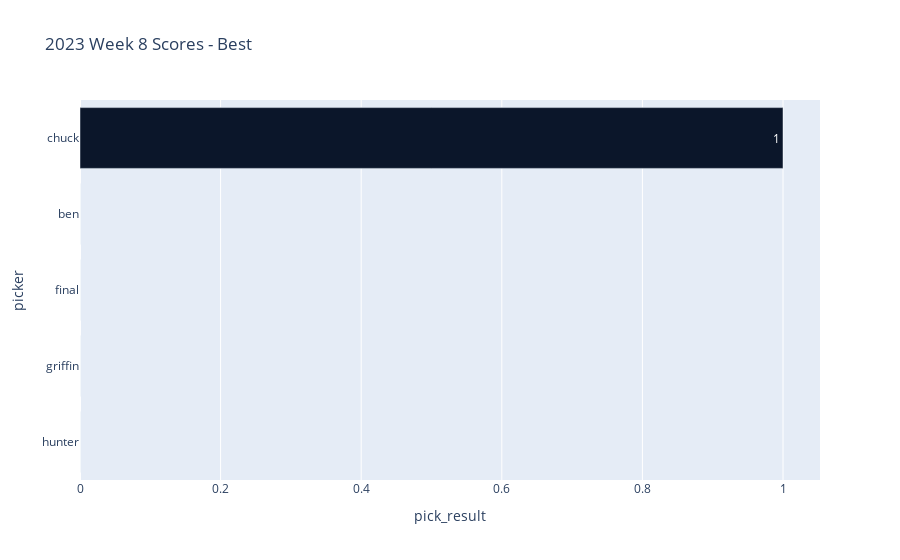

Notebook code cell kept with this figure:
### Code cell
homers.plot_scores(week_df, 'best_bet')

### Figure 1 — Plotly figure (JSON) as saved in the notebook; plotly's stock layout.template omitted (floating-point values rounded to 4 significant figures)
{"data": [{"alignmentgroup": "True", "hovertemplate": "picker=%{y}<br>pick_result=%{x}<extra></extra>", "legendgroup": "chuck", "marker": {"color": "#0B162A", "pattern": {"shape": ""}}, "name": "chuck", "offsetgroup": "chuck", "orientation": "h", "showlegend": false, "textposition": "auto", "texttemplate": "%{x}", "type": "bar", "x": [1], "xaxis": "x", "y": ["chuck"], "yaxis": "y"}, {"alignmentgroup": "True", "hovertemplate": "picker=%{y}<br>pick_result=%{x}<extra></extra>", "legendgroup": "ben", "marker": {"color": "#5A1414", "pattern": {"shape": ""}}, "name": "ben", "offsetgroup": "ben", "orientation": "h", "showlegend": false, "textposition": "auto", "texttemplate": "%{x}", "type": "bar", "x": [0], "xaxis": "x", "y": ["ben"], "yaxis": "y"}, {"alignmentgroup": "True", "hovertemplate": "picker=%{y}<br>pick_result=%{x}<extra></extra>", "legendgroup": "final", "marker": {"color": "#B3995D", "pattern": {"shape": ""}}, "name": "final", "offsetgroup": "final", "orientation": "h", "showlegend": false, "textposition": "auto", "texttemplate": "%{x}", "type": "bar", "x": [0], "xaxis": "x", "y": ["final"], "yaxis": "y"}, {"alignmentgroup": "True", "hovertemplate": "picker=%{y}<br>pick_result=%{x}<extra></extra>", "legendgroup": "griffin", "marker": {"color": "#FF3C00", "pattern": {"shape": ""}}, "name": "griffin", "offsetgroup": "griffin", "orientation": "h", "showlegend": false, "textposition": "auto", "texttemplate": "%{x}", "type": "bar", "x": [0], "xaxis": "x", "y": ["griffin"], "yaxis": "y"}, {"alignmentgroup": "True", "hovertemplate": "picker=%{y}<br>pick_result=%{x}<extra></extra>", "legendgroup": "hunter", "marker": {"color": "#A71930", "pattern": {"shape": ""}}, "name": "hunter", "offsetgroup": "hunter", "orientation": "h", "showlegend": false, "textposition": "auto", "texttemplate": "%{x}", "type": "bar", "x": [0], "xaxis": "x", "y": ["hunter"], "yaxis": "y"}], "layout": {"barmode": "relative", "legend": {"title": {"text": "picker"}, "tracegroupgap": 0}, "title": {"text": "2023 Week 8 Scores - Best"}, "xaxis": {"anchor": "y", "domain": [0, 1], "title": {"text": "pick_result"}}, "yaxis": {"anchor": "x", "categoryarray": ["hunter", "griffin", "final", "ben", "chuck"], "categoryorder": "array", "domain": [0, 1], "title": {"text": "picker"}}}}
